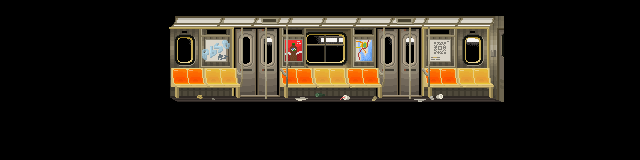

A 2D game scene composited from a Tiled map and its tileset images. What follows is a short description and the map's XML, with each tile layer's data collapsed to a summary:
An orthogonal 40x10 tile map with 16x16 px tiles, 4 tile layers (bg1, bg2, ground, fg) and 4 objects (2x outside, Spawn, 276).

<map version="1.0" orientation="orthogonal" renderorder="right-down" width="40" height="10" tilewidth="16" tileheight="16" nextobjectid="31">
 <properties>
  <property name="ambient" value="INDOOR" />
  <property name="bgm" value="Train Tracks" />
 </properties>
 <tileset firstgid="1" name="indoors" tilewidth="16" tileheight="16" tilecount="2880" columns="60">
  <image source="tilesets/indoors.png" width="960" height="771" />
  <tile id="900">
   <animation>
    <frame tileid="900" duration="33" />
    <frame tileid="961" duration="33" />
    <frame tileid="901" duration="33" />
    <frame tileid="962" duration="33" />
    <frame tileid="902" duration="33" />
    <frame tileid="963" duration="33" />
    <frame tileid="903" duration="33" />
    <frame tileid="960" duration="50" />
   </animation>
  </tile>
  <tile id="901">
   <animation>
    <frame tileid="961" duration="33" />
    <frame tileid="901" duration="33" />
    <frame tileid="962" duration="33" />
    <frame tileid="902" duration="33" />
    <frame tileid="963" duration="33" />
    <frame tileid="903" duration="33" />
    <frame tileid="960" duration="50" />
    <frame tileid="900" duration="33" />
   </animation>
  </tile>
  <tile id="902">
   <animation>
    <frame tileid="902" duration="33" />
    <frame tileid="963" duration="33" />
    <frame tileid="903" duration="33" />
    <frame tileid="960" duration="50" />
    <frame tileid="900" duration="33" />
    <frame tileid="961" duration="33" />
    <frame tileid="901" duration="33" />
    <frame tileid="962" duration="33" />
   </animation>
  </tile>
  <tile id="903">
   <animation>
    <frame tileid="903" duration="33" />
    <frame tileid="960" duration="50" />
    <frame tileid="900" duration="33" />
    <frame tileid="961" duration="33" />
    <frame tileid="901" duration="33" />
    <frame tileid="962" duration="33" />
    <frame tileid="902" duration="33" />
    <frame tileid="963" duration="33" />
   </animation>
  </tile>
  <tile id="919">
   <animation>
    <frame tileid="900" duration="33" />
    <frame tileid="961" duration="33" />
    <frame tileid="901" duration="33" />
    <frame tileid="962" duration="33" />
    <frame tileid="902" duration="33" />
    <frame tileid="963" duration="33" />
    <frame tileid="903" duration="33" />
    <frame tileid="960" duration="50" />
   </animation>
  </tile>
  <tile id="920">
   <animation>
    <frame tileid="977" duration="33" />
    <frame tileid="916" duration="33" />
    <frame tileid="978" duration="33" />
    <frame tileid="917" duration="33" />
    <frame tileid="979" duration="33" />
    <frame tileid="918" duration="33" />
    <frame tileid="976" duration="50" />
    <frame tileid="915" duration="33" />
   </animation>
  </tile>
  <tile id="921">
   <animation>
    <frame tileid="916" duration="33" />
    <frame tileid="978" duration="33" />
    <frame tileid="917" duration="33" />
    <frame tileid="979" duration="33" />
    <frame tileid="918" duration="33" />
    <frame tileid="976" duration="50" />
    <frame tileid="915" duration="33" />
    <frame tileid="977" duration="33" />
   </animation>
  </tile>
  <tile id="922">
   <animation>
    <frame tileid="978" duration="33" />
    <frame tileid="917" duration="33" />
    <frame tileid="979" duration="33" />
    <frame tileid="918" duration="33" />
    <frame tileid="976" duration="50" />
    <frame tileid="915" duration="33" />
    <frame tileid="977" duration="33" />
    <frame tileid="916" duration="33" />
   </animation>
  </tile>
  <tile id="960">
   <animation>
    <frame tileid="960" duration="50" />
    <frame tileid="900" duration="33" />
    <frame tileid="961" duration="33" />
    <frame tileid="901" duration="33" />
    <frame tileid="962" duration="33" />
    <frame tileid="902" duration="33" />
    <frame tileid="963" duration="33" />
    <frame tileid="903" duration="33" />
   </animation>
  </tile>
  <tile id="961">
   <animation>
    <frame tileid="961" duration="33" />
    <frame tileid="901" duration="33" />
    <frame tileid="962" duration="33" />
    <frame tileid="902" duration="33" />
    <frame tileid="963" duration="33" />
    <frame tileid="903" duration="33" />
    <frame tileid="960" duration="50" />
    <frame tileid="900" duration="33" />
   </animation>
  </tile>
  <tile id="962">
   <animation>
    <frame tileid="962" duration="33" />
    <frame tileid="902" duration="33" />
    <frame tileid="963" duration="33" />
    <frame tileid="903" duration="33" />
    <frame tileid="960" duration="50" />
    <frame tileid="900" duration="33" />
    <frame tileid="961" duration="33" />
    <frame tileid="901" duration="33" />
   </animation>
  </tile>
  <tile id="963">
   <animation>
    <frame tileid="963" duration="33" />
    <frame tileid="903" duration="33" />
    <frame tileid="960" duration="50" />
    <frame tileid="900" duration="33" />
    <frame tileid="961" duration="33" />
    <frame tileid="901" duration="33" />
    <frame tileid="962" duration="33" />
    <frame tileid="902" duration="33" />
   </animation>
  </tile>
  <tile id="980">
   <animation>
    <frame tileid="917" duration="33" />
    <frame tileid="979" duration="33" />
    <frame tileid="918" duration="33" />
    <frame tileid="976" duration="50" />
    <frame tileid="915" duration="33" />
    <frame tileid="977" duration="33" />
    <frame tileid="916" duration="33" />
    <frame tileid="978" duration="33" />
   </animation>
  </tile>
  <tile id="981">
   <animation>
    <frame tileid="979" duration="33" />
    <frame tileid="918" duration="33" />
    <frame tileid="976" duration="50" />
    <frame tileid="915" duration="33" />
    <frame tileid="977" duration="33" />
    <frame tileid="916" duration="33" />
    <frame tileid="978" duration="33" />
    <frame tileid="917" duration="33" />
   </animation>
  </tile>
  <tile id="982">
   <animation>
    <frame tileid="918" duration="33" />
    <frame tileid="976" duration="50" />
    <frame tileid="915" duration="33" />
    <frame tileid="977" duration="33" />
    <frame tileid="916" duration="33" />
    <frame tileid="978" duration="33" />
    <frame tileid="917" duration="33" />
    <frame tileid="979" duration="33" />
   </animation>
  </tile>
  <tile id="983">
   <animation>
    <frame tileid="976" duration="200" />
    <frame tileid="915" duration="33" />
    <frame tileid="977" duration="33" />
    <frame tileid="916" duration="33" />
    <frame tileid="978" duration="33" />
    <frame tileid="917" duration="33" />
    <frame tileid="979" duration="33" />
    <frame tileid="918" duration="33" />
   </animation>
  </tile>
 </tileset>
 <layer name="bg1" width="40" height="10">
  <data>[400 cells, 21 non-empty, 8 distinct tile ids]</data>
 </layer>
 <layer name="bg2" width="40" height="10">
  <data>[400 cells, 154 non-empty, 154 distinct tile ids]</data>
 </layer>
 <layer name="ground" width="40" height="10">
  <data>[400 cells, 103 non-empty, 33 distinct tile ids]</data>
 </layer>
 <layer name="fg" width="40" height="10">
  <data>[400 cells, 16 non-empty, 10 distinct tile ids]</data>
 </layer>
 <objectgroup name="entities">
  <properties>
   <property name="spawn" value="" />
  </properties>
  <object id="26" name="outside" x="237" y="28.3333" width="40.25" height="68.9167">
   <properties>
    <property name="ID" value="0" />
    <property name="next" value="Subway" />
    <property name="nextWarp" value="2" />
    <property name="warp" value="notMoving" />
   </properties>
  </object>
  <object id="27" name="Spawn" x="304" y="79.5" width="16" height="16">
   <properties>
    <property name="spawn" value="" />
   </properties>
  </object>
  </objectgroup>
</map>
<!-- 2 of 4 objects omitted -->
